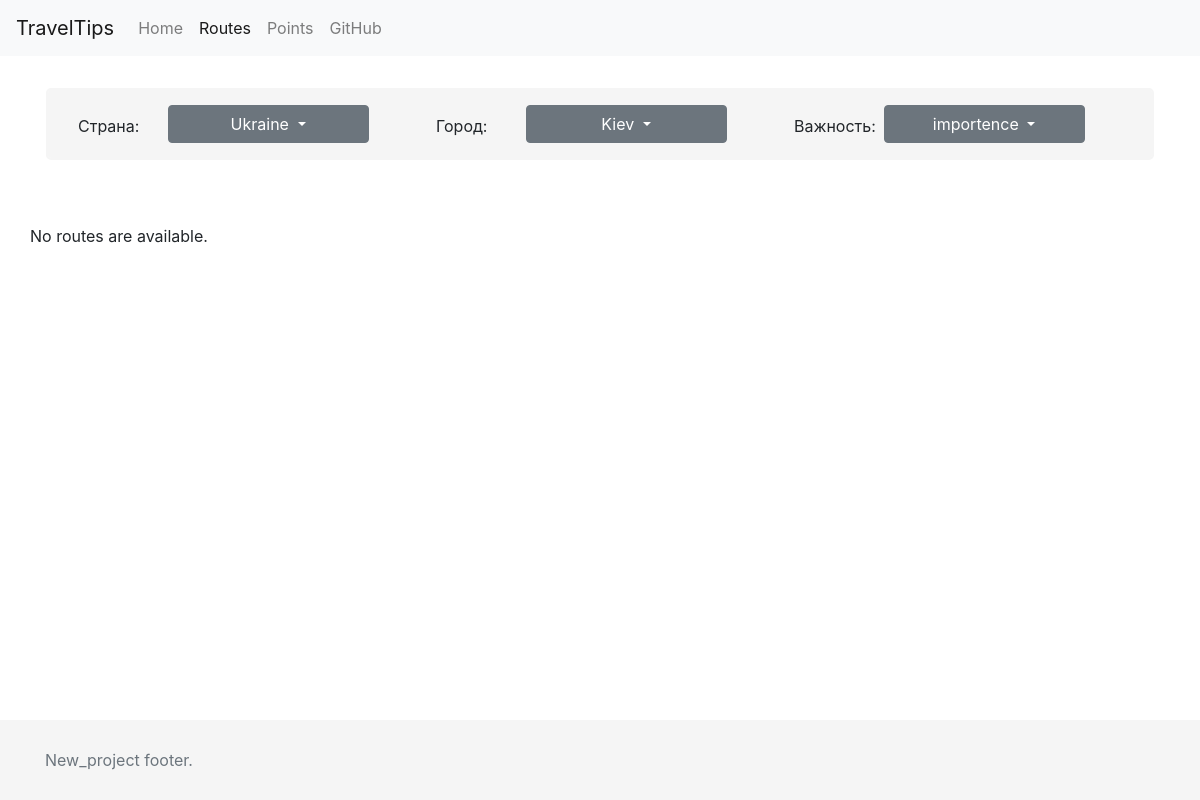
The page /routes/ on the database as committed earlier.
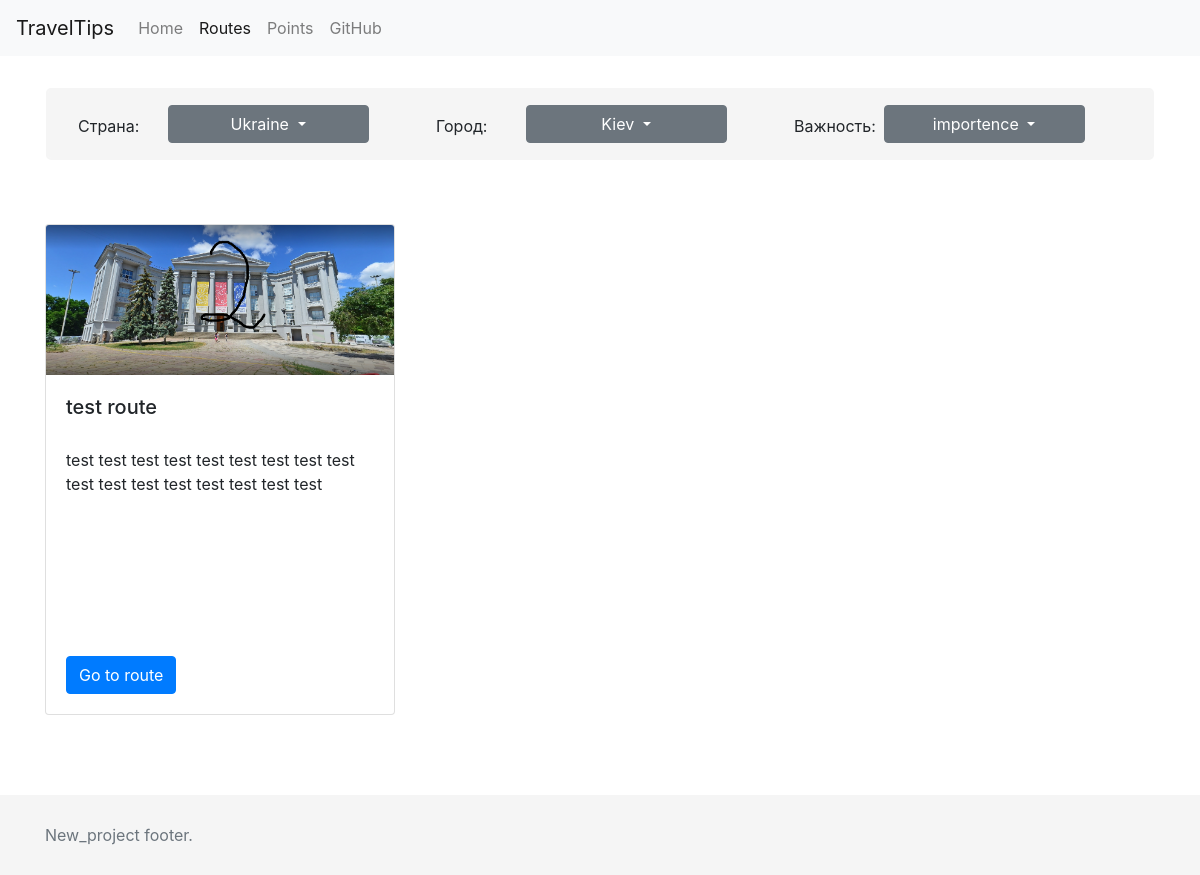
The same page on the database as committed later.
### routes/models.py (models this page shows, shortened)
class Route(models.Model):
    title = models.CharField(max_length=100)
    short_description = models.CharField(max_length=400)
    author = models.CharField(max_length=100)
    cost = models.FloatField()
    duration = models.CharField(max_length=100)
    distance = 0.0
    edge_1 = models.ForeignKey('Edge', on_delete=models.CASCADE)
    edge_2 = models.ForeignKey('Edge', on_delete=models.CASCADE, related_name='%(class)s_route_edge2')
    edge_3 = models.ForeignKey('Edge', on_delete=models.CASCADE, related_name='%(class)s_route_edge3')
    edge_4 = models.ForeignKey('Edge', on_delete=models.CASCADE, related_name='%(class)s_route_edge4', blank=True)
    edge_5 = models.ForeignKey('Edge', on_delete=models.CASCADE, related_name='%(class)s_route_edge5', blank=True)
    edge_6 = models.ForeignKey('Edge', on_delete=models.CASCADE, related_name='%(class)s_route_edge6', blank=True)
    edge_7 = models.ForeignKey('Edge', on_delete=models.CASCADE, related_name='%(class)s_route_edge7', blank=True)
    edge_8 = models.ForeignKey('Edge', on_delete=models.CASCADE, related_name='%(class)s_route_edge8', blank=True)
    edge_9 = models.ForeignKey('Edge', on_delete=models.CASCADE, related_name='%(class)s_route_edge9', blank=True)
    edge_10 = models.ForeignKey('Edge', on_delete=models.CASCADE, related_name='%(class)s_route_edge10', blank=True)

class Edge(models.Model):
    point_1 = models.ForeignKey('points.Point', on_delete=models.CASCADE, default='')
    point_2 = models.ForeignKey('points.Point', on_delete=models.CASCADE, related_name='%(class)s_edges_point2')
    description = models.TextField(default='')
    transports = models.ManyToManyField('Transport', default='')
    distance = models.FloatField(default=0)

### points/models.py (models this page shows, shortened)
class Point(models.Model):
    id = models.AutoField(primary_key=True)
    title = models.CharField(max_length=100)
    create_time = models.DateTimeField(auto_now_add=True)
    type = models.ForeignKey('Type', on_delete=models.SET_NULL, null=True)
    photo1 = models.ForeignKey('Photo', on_delete=models.SET_NULL, null=True)
    photo2 = models.ForeignKey( 'Photo', on_delete=models.SET_NULL, null=True,related_name='%(class)s_point_photo2')
    photo3 = models.ForeignKey( 'Photo', on_delete=models.SET_NULL, null=True,related_name='%(class)s_point_photo3')
    description = models.TextField(default='')
    description_short = models.CharField(max_length=250, default='' )
    importance = models.ForeignKey('Importance', on_delete=models.SET_NULL, null=True, blank = True)
    facebook = models.URLField(max_length=200, blank = True)
    wiki = models.URLField(max_length=200, blank = True)
    trip_advisor = models.URLField(max_length=200, blank = True)
    coordinate = models.FileField(upload_to='uploads/coordinate', max_length=100, default='')
    adress = models.CharField(max_length=200, default='')
    city = models.ForeignKey('City', on_delete=models.SET_NULL, null=True)

class Photo(models.Model):
    title = models.CharField(max_length=100)
    image = models.ImageField(upload_to='uploads/Photos', max_length=100, default='')
    copyright = models.CharField(max_length=100, blank=True)

### routes/views.py (the view)
def index(request):
    all_routes_list = list(Route.objects.all()[:12:-1])
    context = {'all_routes_list': all_routes_list}
    return render(request, 'routes/index.html', context)

### routes/templates/routes/index.html (shortened to what this page needs)
<html>
    <head>
        {% load static %}
        <link href='https://api.mapbox.com/mapbox-gl-js/v0.40.1/mapbox-gl.css' rel='stylesheet' />
        <link rel="stylesheet" href="https://maxcdn.bootstrapcdn.com/bootstrap/4.0.0-beta/css/bootstrap.min.css">
        <link rel="stylesheet" href='{% static "style.css" %}'/>
    </head>
        <body>
            <nav class="navbar navbar-expand-lg navbar-light bg-light">
              <a class="navbar-brand" href="#">TravelTips</a>
              <div class="collapse navbar-collapse" id="navbarNav">
                <ul class="navbar-nav">
                  <li class="nav-item">
                    <a class="nav-link" href="#">Home</a>
                  </li>
                  <li class="nav-item active">
                    <a class="nav-link" href="/routes/">Routes<span class="sr-only">(current)</span></a>
                  </li>
                  <li class="nav-item">
                    <a class="nav-link" href="/points/">Points</a>
                  </li>
                  <li class="nav-item">
                    <a class="nav-link" href="https://github.com/flame11st/new_project">GitHub</a>
                  </li>
                </ul>
              </div>
            </nav>
            <div class="container">
                <div id="filters" class="row">
                    <div class="col-1">
                        <div style="padding-top: 15%">Страна: </div>
                    </div>
                    <div class="col-3">
                        <div id="btn" class="btn-group">
                            <button type="button" class="btn btn-secondary dropdown-toggle" data-toggle="dropdown">
                                Ukraine
                            </button>
                            </div>
                    </div>
                    <div class="col-1">
                        <div style="padding-top: 15%">Город: </div>
                    </div>
                    <div class="col-3">
                        <div id="btn" class="btn-group">
                            <button type="button" class="btn btn-secondary dropdown-toggle" data-toggle="dropdown">
                                Kiev
                            </button>
                            </div>
                    </div>
                    <div class="col-1">
                        <div style="padding-top: 15%">Важность: </div>
                    </div>
                    <div class="col-3">
                        <div id="btn" class="btn-group">
                            <button type="button" class="btn btn-secondary dropdown-toggle" data-toggle="dropdown">
                                importence
                            </button>
                            </div>
                    </div>
                </div>
                <div class="row">
                    {% if all_routes_list %}
                        {% for route in all_routes_list %}
                            <div class="col-4">
                                <div id="points" class="card">
                                  <img class="card-img-top" src={{route.edge_1.point_1.photo1.image.url}} alt="Card image cap">
                                    <div class="card-body">
                                        <h5 class="card-title" style="height: 3rem; margin-bottom: 5px;">{{ route.title }}</h5>
                                        <p class="card-text" style="height: 12rem; overflow-y: hidden;">{{ route.short_description }}</p>
                                        <a href="/routes/{{ route.id }}/" class="btn btn-primary">Go to route</a>
                                    </div>
                                </div>
                            </div>
                        {% endfor %}
                    {% else %}
                        <p>No routes are available.</p>
                    {% endif %}
                </div>
            </div>
        </body>
        <footer class="footer">
            <div class="container">
                <span class="text-muted">New_project footer.</span>
            </div>
        </footer>
</html>

Rows that differ between the two databases and show on the page:
added Route: edge_1.point_1.photo1.image (picture), title "test route", short_description "test test test test test test test test test test test test test test test test test"
Other text that changed with them:
text no longer shown: "No routes are available."
